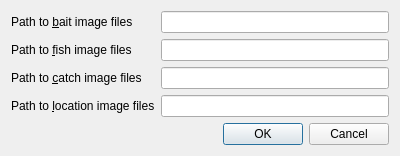
<?xml version="1.0" encoding="UTF-8"?>
<ui version="4.0">
 <class>configurationDialog</class>
 <widget class="QDialog" name="configurationDialog">
  <property name="geometry">
   <rect>
    <x>0</x>
    <y>0</y>
    <width>400</width>
    <height>149</height>
   </rect>
  </property>
  <property name="windowTitle">
   <string>Configuration Options</string>
  </property>
  <layout class="QVBoxLayout" name="verticalLayout">
   <item>
    <layout class="QGridLayout" name="gridLayout">
     <item row="0" column="0">
      <widget class="QLabel" name="labelBaitImagePath">
       <property name="text">
        <string>Path to &amp;bait image files</string>
       </property>
       <property name="buddy">
        <cstring>editBaitImagePath</cstring>
       </property>
      </widget>
     </item>
     <item row="1" column="0">
      <widget class="QLabel" name="labelFishImagePath">
       <property name="text">
        <string>Path to &amp;fish image files</string>
       </property>
       <property name="buddy">
        <cstring>editFishImagePath</cstring>
       </property>
      </widget>
     </item>
     <item row="1" column="1">
      <widget class="QLineEdit" name="editFishImagePath"/>
     </item>
     <item row="0" column="1">
      <widget class="QLineEdit" name="editBaitImagePath">
       <property name="toolTip">
        <string>&lt;html&gt;&lt;head/&gt;&lt;body&gt;&lt;p&gt;Base pathname to bait image files on local hard drive&lt;/p&gt;&lt;/body&gt;&lt;/html&gt;</string>
       </property>
      </widget>
     </item>
     <item row="2" column="1">
      <widget class="QLineEdit" name="editCatchImagePath"/>
     </item>
     <item row="2" column="0">
      <widget class="QLabel" name="labelCatchImagePath">
       <property name="text">
        <string>Path to &amp;catch image files</string>
       </property>
       <property name="buddy">
        <cstring>editCatchImagePath</cstring>
       </property>
      </widget>
     </item>
     <item row="3" column="1">
      <widget class="QLineEdit" name="editLocationImagePath">
       <property name="text">
        <string/>
       </property>
      </widget>
     </item>
     <item row="3" column="0">
      <widget class="QLabel" name="labelLocationImagePath">
       <property name="text">
        <string>Path to &amp;location image files</string>
       </property>
       <property name="buddy">
        <cstring>editLocationImagePath</cstring>
       </property>
      </widget>
     </item>
    </layout>
   </item>
   <item>
    <layout class="QHBoxLayout" name="horizontalLayout">
     <item>
      <spacer name="horizontalSpacer">
       <property name="orientation">
        <enum>Qt::Horizontal</enum>
       </property>
       <property name="sizeHint" stdset="0">
        <size>
         <width>40</width>
         <height>20</height>
        </size>
       </property>
      </spacer>
     </item>
     <item>
      <widget class="QDialogButtonBox" name="dialogButtonBox">
       <property name="orientation">
        <enum>Qt::Horizontal</enum>
       </property>
       <property name="standardButtons">
        <set>QDialogButtonBox::Cancel|QDialogButtonBox::Ok</set>
       </property>
      </widget>
     </item>
    </layout>
   </item>
  </layout>
 </widget>
 <tabstops>
  <tabstop>editBaitImagePath</tabstop>
  <tabstop>editFishImagePath</tabstop>
  <tabstop>editCatchImagePath</tabstop>
  <tabstop>editLocationImagePath</tabstop>
 </tabstops>
 <resources/>
 <connections>
  <connection>
   <sender>dialogButtonBox</sender>
   <signal>accepted()</signal>
   <receiver>configurationDialog</receiver>
   <slot>accept()</slot>
   <hints>
    <hint type="sourcelabel">
     <x>248</x>
     <y>254</y>
    </hint>
    <hint type="destinationlabel">
     <x>157</x>
     <y>274</y>
    </hint>
   </hints>
  </connection>
  <connection>
   <sender>dialogButtonBox</sender>
   <signal>rejected()</signal>
   <receiver>configurationDialog</receiver>
   <slot>reject()</slot>
   <hints>
    <hint type="sourcelabel">
     <x>316</x>
     <y>260</y>
    </hint>
    <hint type="destinationlabel">
     <x>286</x>
     <y>274</y>
    </hint>
   </hints>
  </connection>
 </connections>
</ui>
